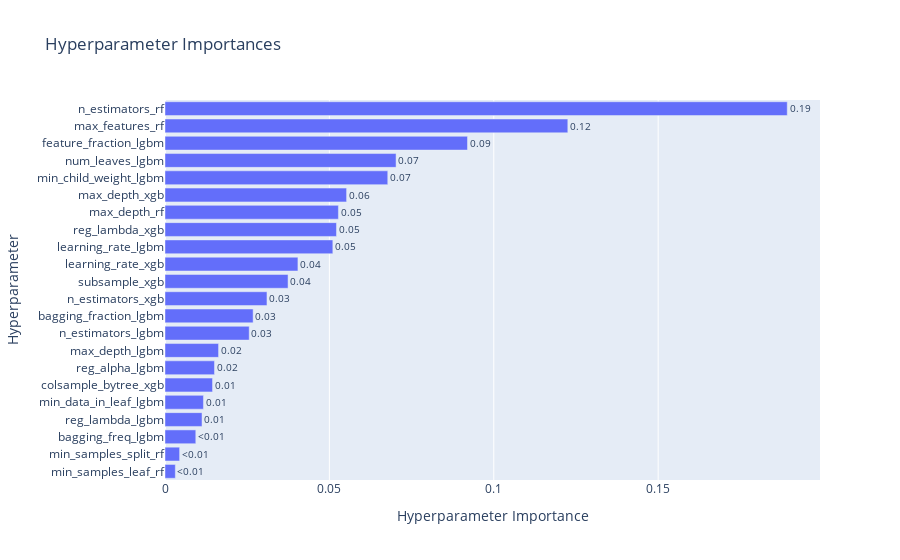

The notebook cell saved with this chart:
### Code cell
op_viz.plot_param_importances(study)

### Figure 1 — Plotly figure (JSON) as saved in the notebook; plotly's stock layout.template omitted (floating-point values rounded to 4 significant figures)
{"data": [{"cliponaxis": false, "hovertemplate": ["min_samples_leaf_rf (IntDistribution): 0.003142084745607985<extra></extra>", "min_samples_split_rf (IntDistribution): 0.0044478335671824<extra></extra>", "bagging_freq_lgbm (IntDistribution): 0.00936486924039334<extra></extra>", "reg_lambda_lgbm (FloatDistribution): 0.011261037692756716<extra></extra>", "min_data_in_leaf_lgbm (IntDistribution): 0.011695135154042741<extra></extra>", "colsample_bytree_xgb (FloatDistribution): 0.014456553599519431<extra></extra>", "reg_alpha_lgbm (FloatDistribution): 0.015050815602089554<extra></extra>", "max_depth_lgbm (IntDistribution): 0.016291113472684908<extra></extra>", "n_estimators_lgbm (IntDistribution): 0.025618481673214125<extra></extra>", "bagging_fraction_lgbm (FloatDistribution): 0.02680446748926256<extra></extra>", "n_estimators_xgb (IntDistribution): 0.0310137726409702<extra></extra>", "subsample_xgb (FloatDistribution): 0.037424553879128075<extra></extra>", "learning_rate_xgb (FloatDistribution): 0.04043016842687573<extra></extra>", "learning_rate_lgbm (FloatDistribution): 0.051049894495969576<extra></extra>", "reg_lambda_xgb (FloatDistribution): 0.05215344144734592<extra></extra>", "max_depth_rf (IntDistribution): 0.05274653233200038<extra></extra>", "max_depth_xgb (IntDistribution): 0.055229785659453766<extra></extra>", "min_child_weight_lgbm (IntDistribution): 0.06775717162547208<extra></extra>", "num_leaves_lgbm (IntDistribution): 0.07028082919376823<extra></extra>", "feature_fraction_lgbm (FloatDistribution): 0.0920046620081301<extra></extra>", "max_features_rf (FloatDistribution): 0.12251807469184432<extra></extra>", "n_estimators_rf (IntDistribution): 0.18925872136228794<extra></extra>"], "name": "Objective Value", "orientation": "h", "text": ["<0.01", "<0.01", "<0.01", "0.01", "0.01", "0.01", "0.02", "0.02", "0.03", "0.03", "0.03", "0.04", "0.04", "0.05", "0.05", "0.05", "0.06", "0.07", "0.07", "0.09", "0.12", "0.19"], "textposition": "outside", "type": "bar", "x": [0.003142, 0.004448, 0.009365, 0.01126, 0.0117, 0.01446, 0.01505, 0.01629, 0.02562, 0.0268, 0.03101, 0.03742, 0.04043, 0.05105, 0.05215, 0.05275, 0.05523, 0.06776, 0.07028, 0.092, 0.1225, 0.1893], "y": ["min_samples_leaf_rf", "min_samples_split_rf", "bagging_freq_lgbm", "reg_lambda_lgbm", "min_data_in_leaf_lgbm", "colsample_bytree_xgb", "reg_alpha_lgbm", "max_depth_lgbm", "n_estimators_lgbm", "bagging_fraction_lgbm", "n_estimators_xgb", "subsample_xgb", "learning_rate_xgb", "learning_rate_lgbm", "reg_lambda_xgb", "max_depth_rf", "max_depth_xgb", "min_child_weight_lgbm", "num_leaves_lgbm", "feature_fraction_lgbm", "max_features_rf", "n_estimators_rf"]}], "layout": {"title": {"text": "Hyperparameter Importances"}, "xaxis": {"title": {"text": "Hyperparameter Importance"}}, "yaxis": {"title": {"text": "Hyperparameter"}}}}
